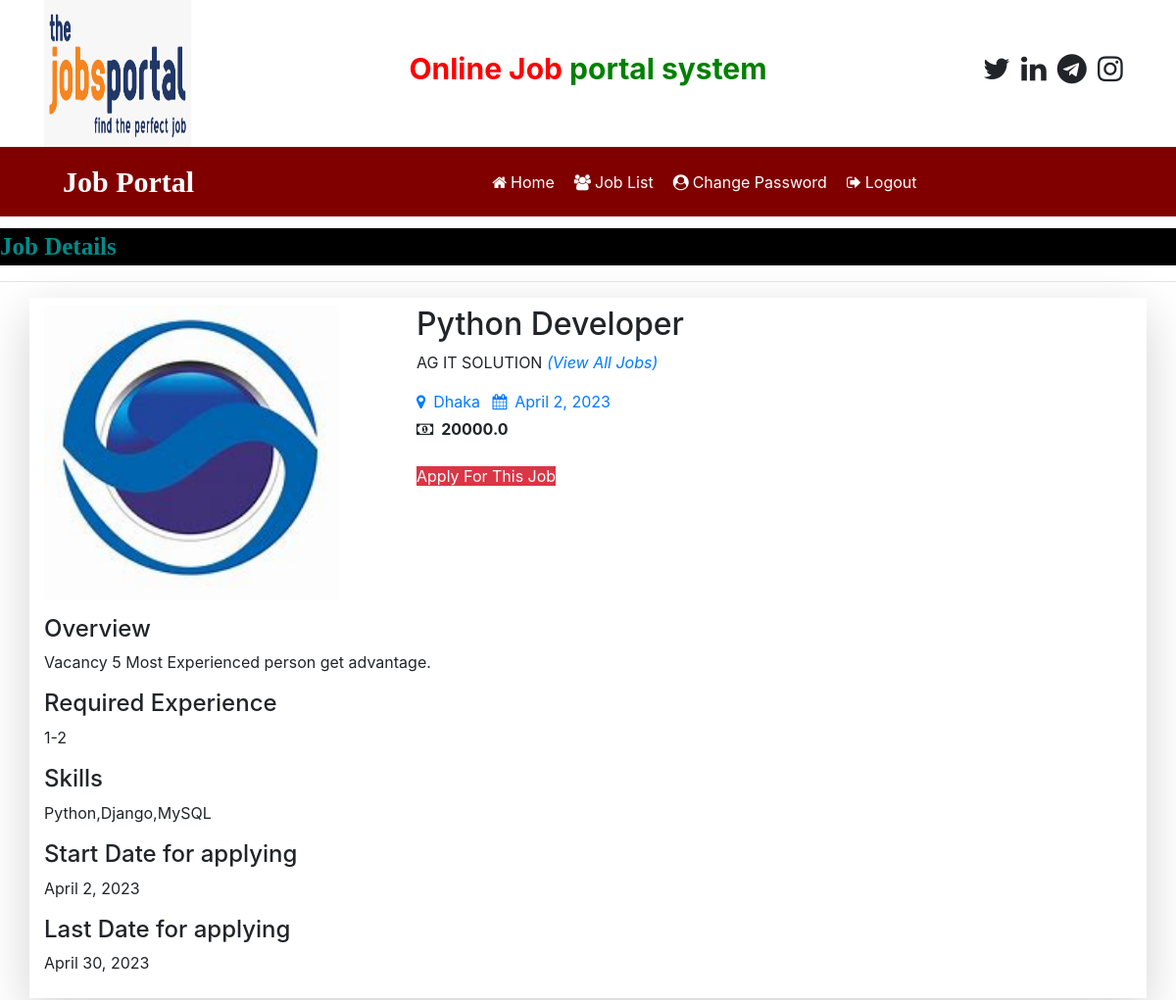
The app's page /job_detail/2 with its own data.
### job/models.py (models this page shows, shortened)
class Job(models.Model):
    recruiter = models.ForeignKey(Recruiter,on_delete=models.CASCADE)
    start_date = models.DateField()
    end_date = models.DateField()
    title = models.CharField(max_length=100)
    salary = models.FloatField(max_length=20)
    image = models.FileField()
    description = models.CharField(max_length=200)
    experience = models.CharField(max_length=50)
    location = models.CharField(max_length=100)
    skills = models.CharField(max_length=100)
    creationdate = models.DateField()

class Recruiter(models.Model):
    user=models.ForeignKey(User,on_delete=models.CASCADE)
    mobile=models.CharField(max_length=15,null=True)
    image=models.FileField(null=True)
    gender=models.CharField(max_length=10,null=True)
    company=models.CharField(max_length=1000,null=True)
    type=models.CharField(max_length=15,null=True)
    status = models.CharField(max_length=20, null=True)

### job/views.py (the view)
# urls.py: path('job_detail/<int:pid>',job_detail, name="job_detail"),
def job_detail(request,pid):
    job = Job.objects.get(id=pid)
    d = {'job': job}
    return render(request,'job_detail.html',d)

### job/templates/job_detail.html (shortened to what this page needs)
{% load static %}
{% block body %}
{% include 'user_navigation.html' %}
<marquee style = "font-family : 'Monotype Corsiva'; font-size : 25px; color: darkcyan ; background-color: black ; font-weight: bold; margin-top: 1%">
    Job Details
</marquee>
<hr>
<div class="container shadow-lg py-2 mb-2">
<div class="row">
    <div class="col-md-4">
        <img src="{{job.image.url}}" style="width:300px;heigh:200px">
    </div>
    <div class="col-md-6">
     <h2>   {{job.title}} </h2>
        <p>{{job.recruiter.company}} <em><a href="{% url 'user_latestjobs' %}">(View All Jobs)</a></em></p>
        <a href="#" class="mr-2"><i class="fa fa-map-marker mr-2"></i>{{job.location}}</a>
        <a href="#"><i class="fa fa-calendar mr-2"></i>{{job.creationdate}}</a><br>
        <strong><i class="fa fa-money mr-2 mt-2"></i>{{job.salary}}</strong>
        <div class="mt-4">
        <a href="{% url 'applyforjob' job.id %}" class="bt btn-danger" style="width:200px;height:40px">Apply For This Job</a>
        </div>
    </div>
</div>
    <div class="mt-3">
        <h4>Overview</h4>
        <p>{{job.description}}</p>
        <h4>Required Experience</h4>
        <p>{{job.experience}}</p>
        <h4>Skills</h4>
        <p>{{job.skills}}</p>
        <h4>Start Date for applying</h4>
        <p>{{job.start_date}}</p>
        <h4>Last Date for applying</h4>
        <p>{{job.end_date}}</p>
    </div>
</div>
{% endblock  %}

### records on screen
Job: image (picture), title "Python Developer", recruiter.company "AG IT SOLUTION", location "Dhaka", creationdate "April 2, 2023", salary "20000.0", description "Vacancy 5 Most Experienced person get advantage.", experience "1-2", skills "Python,Django,MySQL", start_date "April 2, 2023", end_date "April 30, 2023"
